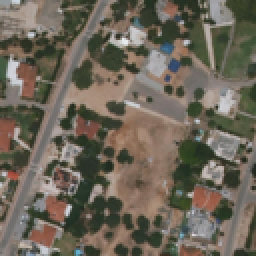
#> input picture objects-detection/in.png, 128 x 128 px (shown 2 times larger)
$ python trees.py
#> lines starting #> are read from the running program, lines starting #| are printed output that depends on the picture; after the words box and inside, x2 and y2 are one past the last pixel; in counts of white or black regions, pixels touching at a corner belong together
import cv2

im = cv2.imread('./in.png', cv2.IMREAD_GRAYSCALE)
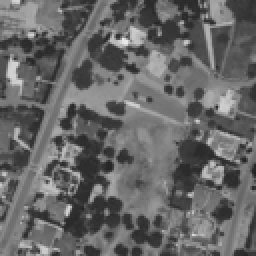
#> im: shape (128, 128) (shown 2 times larger); min 34, max 234, mean 102.6
blur = cv2.GaussianBlur(im, (19, 19), 0)
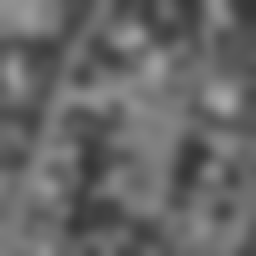
#> blur: shape (128, 128) (shown 2 times larger); min 54, max 168, mean 102.7
_, thr = cv2.threshold(blur, 0, 255, cv2.THRESH_BINARY + cv2.THRESH_OTSU)
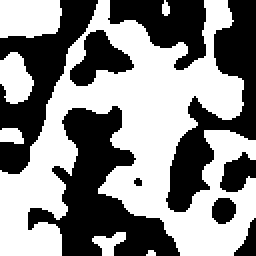
#> thr: shape (128, 128) (shown 2 times larger); 53.7% white; 9 black regions (1 under 20 px), largest, box (x1, y1, x2, y2) and area: (14, 53, 90, 128) 2409, (83, 0, 128, 106) 1722, (0, 0, 49, 87) 1580
thr = 255 - thr

cv2.imwrite("./trees.png", thr)
